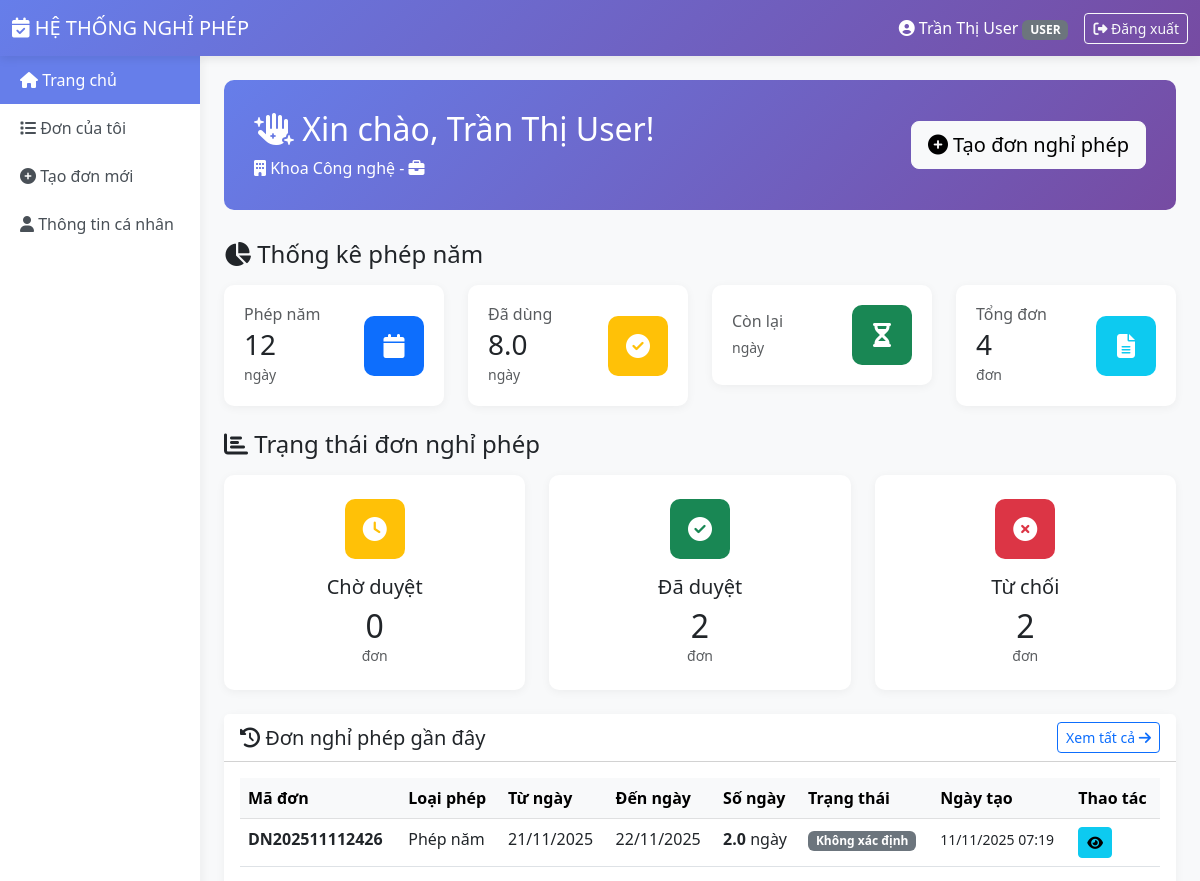
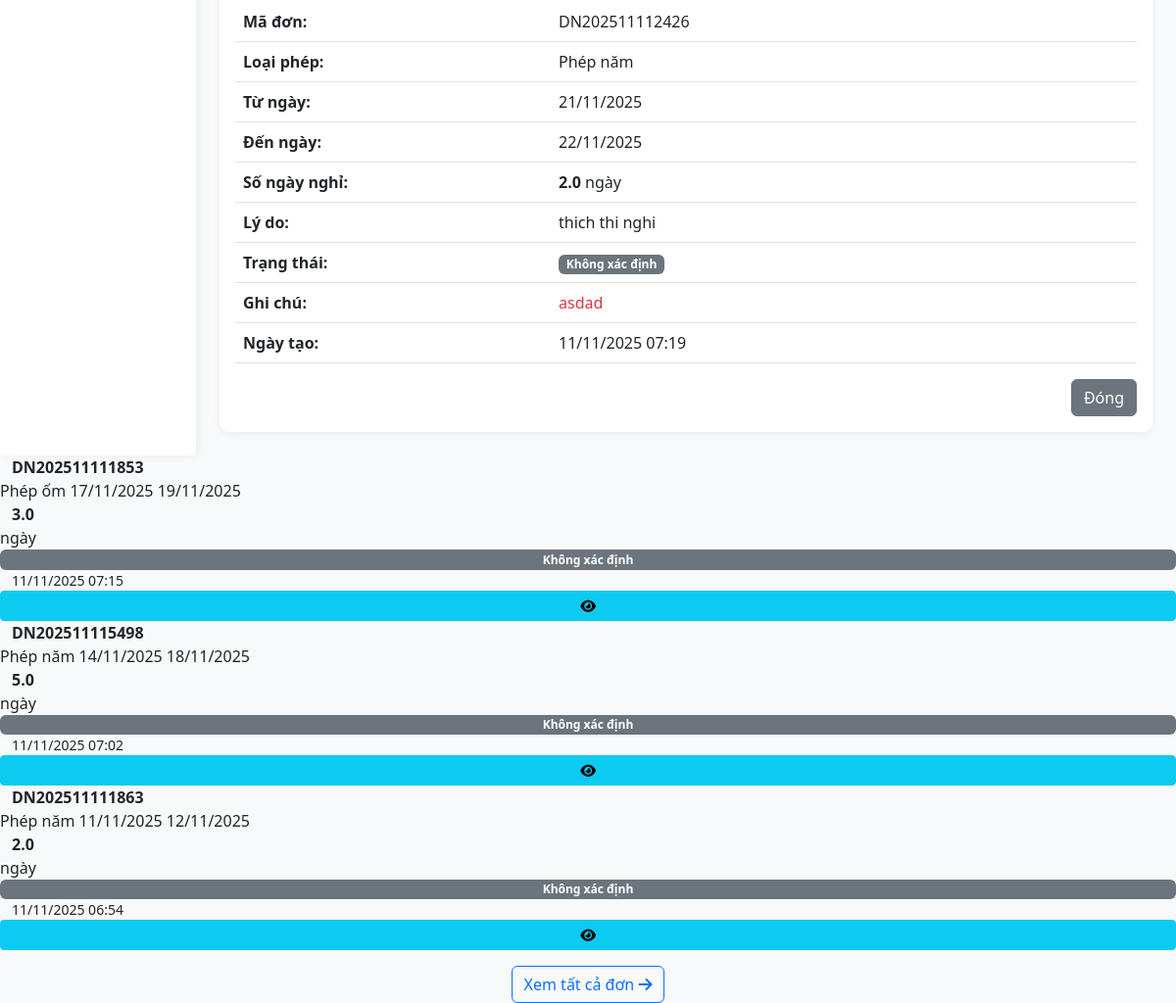
The app's page /views/user/dashboard.php (signed in) with its own data (2 pictures, top to bottom).
### tables this page shows
CREATE TABLE `donnghiphep` (
  `MaDon` varchar(20) NOT NULL,
  `MaNguoiDung` varchar(50) NOT NULL,
  `NguoiTao` varchar(50) DEFAULT NULL,
  `LoaiPhep` varchar(50) NOT NULL,
  `LoaiDon` enum('Phep_thuong','Nghi_bu') DEFAULT 'Phep_thuong',
  `MaNghiBu` int(11) DEFAULT NULL,
  `NgayBatDauNghi` date NOT NULL,
  `NghiNuaNgayBatDau` enum('Khong','Sang','Chieu') DEFAULT 'Khong',
  `NgayKetThucNghi` date NOT NULL,
  `NghiNuaNgayKetThuc` enum('Khong','Sang','Chieu') DEFAULT 'Khong',
  `SoNgayNghi` decimal(5,1) NOT NULL,
  `LyDo` varchar(100) NOT NULL,
  `TrangThai` enum('WAITING','ACCEPT','DENY') DEFAULT 'WAITING',
  `GhiChuAdmin` varchar(100) DEFAULT NULL,
  `NgayTao` timestamp NOT NULL DEFAULT current_timestamp(),
  `NgayCapNhat` timestamp NOT NULL DEFAULT current_timestamp() ON UPDATE current_timestamp()
);

### views/user/dashboard.php (the view, shortened to what the rows shown need)
<?php
require_once __DIR__ . '/../../includes/functions.php';
$pdo = getDBConnection();
$currentUser = getCurrentUser();
$stmt = $pdo->prepare("
    SELECT * FROM v_ThongKePhep
    WHERE MaNguoiDung = ?
");
$stmt->execute([$currentUser['id']]);
$userInfo = $stmt->fetch();
$stmt = $pdo->prepare("SELECT COUNT(*) FROM DonNghiPhep WHERE MaNguoiDung = ? AND TrangThai = 'WAITING'");
$stmt->execute([$currentUser['id']]);
$waitingLeaves = $stmt->fetchColumn();
$stmt = $pdo->prepare("SELECT COUNT(*) FROM DonNghiPhep WHERE MaNguoiDung = ? AND TrangThai = 'ACCEPT'");
$stmt->execute([$currentUser['id']]);
$acceptedLeaves = $stmt->fetchColumn();
$stmt = $pdo->prepare("SELECT COUNT(*) FROM DonNghiPhep WHERE MaNguoiDung = ? AND TrangThai = 'DENY'");
$stmt->execute([$currentUser['id']]);
$deniedLeaves = $stmt->fetchColumn();
$stmt = $pdo->prepare("
    SELECT * FROM DonNghiPhep
    WHERE MaNguoiDung = ?
    ORDER BY NgayTao DESC
    LIMIT 5
");
$stmt->execute([$currentUser['id']]);
$recentLeaves = $stmt->fetchAll();
?>
<!DOCTYPE html>
<html lang="vi">
<head>
    <link href="https://cdn.jsdelivr.net/npm/bootstrap@5.3.0/dist/css/bootstrap.min.css" rel="stylesheet">
    <link rel="stylesheet" href="https://cdnjs.cloudflare.com/ajax/libs/font-awesome/6.4.0/css/all.min.css">
</head>
<body>
    <div class="container-fluid">
        <div class="row">
            <div class="col-md-2 sidebar p-0">
            </div>
            <div class="col-md-10 p-4">
                <div class="welcome-card">
                    <div class="row align-items-center">
                        <div class="col-md-8">
                            <h2>
                                <i class="fas fa-hand-sparkles"></i>
                                Xin chào, <?= htmlspecialchars($userInfo['HoTen']) ?>!
                            </h2>
                        </div>
                    </div>
                </div>
                <div class="row mb-4">
                    <div class="col-md-4">
                        <div class="card text-center p-4">
                            <h2 class="mb-0"><?= $waitingLeaves ?></h2>
                        </div>
                    </div>
                    <div class="col-md-4">
                        <div class="card text-center p-4">
                            <h2 class="mb-0"><?= $acceptedLeaves ?></h2>
                        </div>
                    </div>
                    <div class="col-md-4">
                        <div class="card text-center p-4">
                            <h2 class="mb-0"><?= $deniedLeaves ?></h2>
                        </div>
                    </div>
                </div>
                <div class="card">
                    <div class="card-body">
                        <?php if (empty($recentLeaves)): ?>
                            <div class="text-center py-5 text-muted">
                                <i class="fas fa-inbox fa-3x mb-3"></i>
                                <h5>Chưa có đơn nghỉ phép nào</h5>
                                <p>Nhấn nút bên dưới để tạo đơn nghỉ phép mới</p>
                                <a href="create_leave.php" class="btn btn-primary">
                                    <i class="fas fa-plus"></i> Tạo đơn mới
                                </a>
                            </div>
                        <?php else: ?>
                            <div class="table-responsive">
                                <table class="table table-hover">
                                    <thead class="table-light">
                                        <tr>
                                            <th>Mã đơn</th>
                                            <th>Loại phép</th>
                                            <th>Từ ngày</th>
                                            <th>Đến ngày</th>
                                            <th>Số ngày</th>
                                            <th>Trạng thái</th>
                                            <th>Ngày tạo</th>
                                            <th>Thao tác</th>
                                        </tr>
                                    </thead>
                                    <tbody>
                                        <?php foreach ($recentLeaves as $leave): ?>
                                        <tr>
                                            <td>
                                                <strong><?= htmlspecialchars($leave['MaDon']) ?></strong>
                                            </td>
                                            <td><?= htmlspecialchars($leave['LoaiPhep']) ?></td>
                                            <td><?= formatDate($leave['NgayBatDauNghi']) ?></td>
                                            <td><?= formatDate($leave['NgayKetThucNghi']) ?></td>
                                            <td><strong><?= $leave['SoNgayNghi'] ?></strong> ngày</td>
                                            <td><?= getStatusBadge($leave['TrangThai']) ?></td>
                                            <td>
                                                <small><?= formatDateTime($leave['NgayTao']) ?></small>
                                            </td>
                                            <td>
                                                <button type="button" class="btn btn-sm btn-info"
                                                        data-bs-toggle="modal"
                                                        data-bs-target="#viewModal<?= $leave['MaDon'] ?>">
                                                    <i class="fas fa-eye"></i>
                                                </button>
                                            </td>
                                        </tr>
                                        <div class="modal fade" id="viewModal<?= $leave['MaDon'] ?>" tabindex="-1">
                                            <div class="modal-dialog">
                                                <div class="modal-content">
                                                    <div class="modal-body">
                                                        <table class="table">
                                                            <tr>
                                                                <th width="35%">Mã đơn:</th>
                                                                <td><?= htmlspecialchars($leave['MaDon']) ?></td>
                                                            </tr>
                                                            <tr>
                                                                <th>Loại phép:</th>
                                                                <td><?= htmlspecialchars($leave['LoaiPhep']) ?></td>
                                                            </tr>
                                                            <tr>
                                                                <th>Từ ngày:</th>
                                                                <td><?= formatDate($leave['NgayBatDauNghi']) ?></td>
                                                            </tr>
                                                            <tr>
                                                                <th>Đến ngày:</th>
                                                                <td><?= formatDate($leave['NgayKetThucNghi']) ?></td>
                                                            </tr>
                                                            <tr>
                                                                <th>Số ngày nghỉ:</th>
                                                                <td><strong><?= $leave['SoNgayNghi'] ?></strong> ngày</td>
                                                            </tr>
                                                            <tr>
                                                                <th>Lý do:</th>
                                                                <td><?= nl2br(htmlspecialchars($leave['LyDo'])) ?></td>
                                                            </tr>
                                                            <tr>
                                                                <th>Trạng thái:</th>
                                                                <td><?= getStatusBadge($leave['TrangThai']) ?></td>
                                                            </tr>
                                                            <?php if (!empty($leave['GhiChuAdmin'])): ?>
                                                            <tr>
                                                                <th>Ghi chú:</th>
                                                                <td class="text-danger">
                                                                    <?= nl2br(htmlspecialchars($leave['GhiChuAdmin'])) ?>
                                                                </td>
                                                            </tr>
                                                            <?php endif; ?>
                                                            <tr>
                                                                <th>Ngày tạo:</th>
                                                                <td><?= formatDateTime($leave['NgayTao']) ?></td>
                                                            </tr>
                                                        </table>
                                                    </div>
                                                    <div class="modal-footer">
                                                        <button type="button" class="btn btn-secondary" data-bs-dismiss="modal">
                                                            Đóng
                                                        </button>
                                                    </div>
                                                </div>
                                            </div>
                                        </div>
                                        <?php endforeach; ?>
                                    </tbody>
                                </table>
                            </div>
                        <?php endif; ?>
                    </div>
                </div>
            </div>
        </div>
    </div>
</body>
</html>

### includes/functions.php (shortened to what the rows shown need)
<?php
function formatDate($date, $format = 'd/m/Y') {
    $timestamp = strtotime($date);
    return date($format, $timestamp);
}
function formatDateTime($datetime, $format = 'd/m/Y H:i') {
    $timestamp = strtotime($datetime);
    return date($format, $timestamp);
}
function getStatusBadge($status) {
    $badges = [
        'WAITING' => '<span class="badge bg-warning">Chờ duyệt</span>',
        'ACCEPT' => '<span class="badge bg-success">Đã duyệt</span>',
        'DENY' => '<span class="badge bg-danger">Từ chối</span>'
    ];
    return $badges[$status] ?? '<span class="badge bg-secondary">Không xác định</span>';
}
?>

### records on screen
donnghiphep: MaDon "DN202511112426", LoaiPhep "Phép năm", NgayBatDauNghi "21/11/2025", NgayKetThucNghi "22/11/2025", SoNgayNghi "2.0", TrangThai "Không xác định Không xác định", NgayTao "11/11/2025 07:19", LyDo "thich thi nghi", GhiChuAdmin "asdad"
donnghiphep: MaDon "DN202511111853", LoaiPhep "Phép ốm", NgayBatDauNghi "17/11/2025", NgayKetThucNghi "19/11/2025", SoNgayNghi "3.0", TrangThai "Không xác định", NgayTao "11/11/2025 07:15"
donnghiphep: MaDon "DN202511115498", LoaiPhep "Phép năm", NgayBatDauNghi "14/11/2025", NgayKetThucNghi "18/11/2025", SoNgayNghi "5.0", TrangThai "Không xác định", NgayTao "11/11/2025 07:02"
donnghiphep: MaDon "DN202511111863", LoaiPhep "Phép năm", NgayBatDauNghi "11/11/2025", NgayKetThucNghi "12/11/2025", SoNgayNghi "2.0", TrangThai "Không xác định", NgayTao "11/11/2025 06:54"

### other values on screen
$currentUser['fullname'] "Trần Thị User"
$badges[$role] "USER"
$userInfo['HoTen'] "Trần Thị User"
$userInfo['KhoaPhong'] "Khoa Công nghệ"
$userInfo['SoNgayPhepNam'] "12"
$userInfo['SoNgayPhepDaDung'] "8.0"
$totalLeaves "4"
$waitingLeaves "0"
$acceptedLeaves "2"
$deniedLeaves "2"
